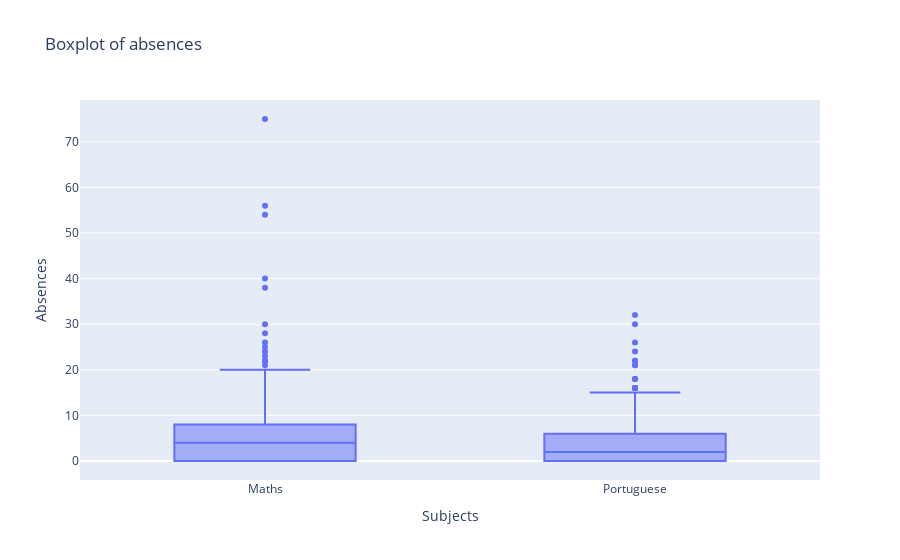

Source (notebook cell):
### Code cell
pd.options.plotting.backend = "plotly"
np.random.seed(1)

df = pd.DataFrame(dict(
    Maths=df_maths['absences'],
    Portuguese=df_portuguese['absences'])
)
fig = df.boxplot(labels={
                     "value": "Absences",
                     "variable": "Subjects"},
    title = 'Boxplot of absences')
fig.show()

### Figure 1 — Plotly figure (JSON) as saved in the notebook; plotly's stock layout.template omitted (floating-point values rounded to 4 significant figures; data arrays with more than 128 entries replaced by an {"elided": "..."} marker saying what was removed)
{"data": [{"alignmentgroup": "True", "hovertemplate": "Subjects=%{x}<br>Absences=%{y}<extra></extra>", "legendgroup": "", "marker": {"color": "#636efa"}, "name": "", "notched": false, "offsetgroup": "", "orientation": "v", "showlegend": false, "type": "box", "x": {"elided": "1298 str values"}, "x0": " ", "xaxis": "x", "y": {"elided": "1298 int values"}, "y0": " ", "yaxis": "y"}], "layout": {"boxmode": "group", "legend": {"tracegroupgap": 0}, "title": {"text": "Boxplot of absences"}, "xaxis": {"anchor": "y", "domain": [0, 1], "title": {"text": "Subjects"}}, "yaxis": {"anchor": "x", "domain": [0, 1], "title": {"text": "Absences"}}}}
